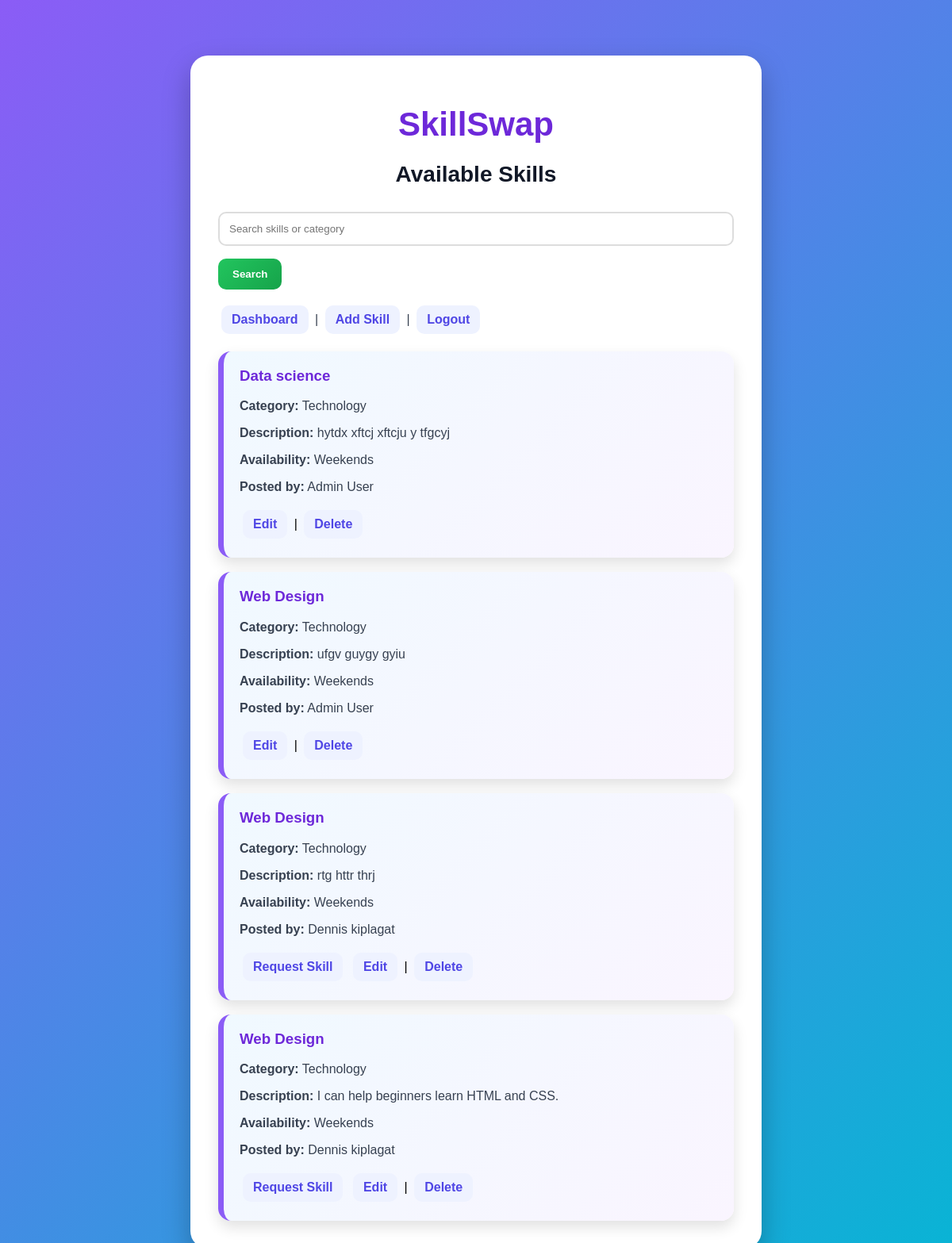
Page /skills.php (signed in) on the committed database.
### tables this page shows
CREATE TABLE `skills` (
  `skill_id` int(11) NOT NULL,
  `user_id` int(11) NOT NULL,
  `skill_title` varchar(100) NOT NULL,
  `category` varchar(80) NOT NULL,
  `description` text NOT NULL,
  `availability` varchar(100) NOT NULL,
  `created_at` timestamp NOT NULL DEFAULT current_timestamp()
);

CREATE TABLE `users` (
  `user_id` int(11) NOT NULL,
  `full_name` varchar(100) NOT NULL,
  `email` varchar(120) NOT NULL,
  `password` varchar(255) NOT NULL,
  `role` enum('admin','member') DEFAULT 'member',
  `created_at` timestamp NOT NULL DEFAULT current_timestamp()
);

### includes/auth.php (called while the page is built, shortened)
<?php
function clean($text) {
    return htmlspecialchars($text, ENT_QUOTES, 'UTF-8');
}
?>

### skills.php (the view, shortened to what this page needs)
<?php
require "config/db.php";
require "includes/auth.php";
$search = "";
$stmt = $pdo->prepare("
    SELECT skills.*, users.full_name
    FROM skills
    JOIN users ON skills.user_id = users.user_id
    WHERE skill_title LIKE ? OR category LIKE ?
    ORDER BY skills.created_at DESC
");
$searchTerm = "%$search%";
$stmt->execute([$searchTerm, $searchTerm]);
$skills = $stmt->fetchAll(PDO::FETCH_ASSOC);
?>
<?php include "includes/header.php"; ?>
<h2>Available Skills</h2>
<form method="GET">
    <input type="text"
           name="search"
           placeholder="Search skills or category"
           value="<?php echo clean($search); ?>">
    <button type="submit">Search</button>
</form>
<p>
    <a href="dashboard.php">Dashboard</a> |
    <a href="add_skill.php">Add Skill</a> |
    <a href="logout.php">Logout</a>
</p>
<?php foreach ($skills as $skill): ?>
    <div class="card">
        <h3><?php echo clean($skill['skill_title']); ?></h3>
        <p><strong>Category:</strong> <?php echo clean($skill['category']); ?></p>
        <p><strong>Description:</strong> <?php echo clean($skill['description']); ?></p>
        <p><strong>Availability:</strong> <?php echo clean($skill['availability']); ?></p>
        <p><strong>Posted by:</strong> <?php echo clean($skill['full_name']); ?></p>
    <?php if ($skill['user_id'] != $_SESSION['user_id']): ?>
    <a href="request_skill.php?id=<?php echo $skill['skill_id']; ?>">Request Skill</a>
<?php endif; ?>
        <?php if ($skill['user_id'] == $_SESSION['user_id'] || $_SESSION['role'] === 'admin'): ?>
            <a href="edit_skill.php?id=<?php echo $skill['skill_id']; ?>">Edit</a> |
            <a href="delete_skill.php?id=<?php echo $skill['skill_id']; ?>"
               onclick="return confirm('Are you sure you want to delete this skill?');">
               Delete
            </a>
        <?php endif; ?>
    </div>
<?php endforeach; ?>
<?php include "includes/footer.php"; ?>

### includes/header.php (shortened to what this page needs)
<?php
require_once "includes/auth.php";
?>
<!DOCTYPE html>
<html>
<head>
    <link rel="stylesheet" href="public/style.css">
</head>
<body>
<div class="container">
    <h1>SkillSwap</h1>

### includes/footer.php
</div>
</body>
</html>

### public/style.css (style rules this page uses)
body { font-family: Arial, sans-serif; background: linear-gradient(135deg, #8b5cf6, #06b6d4); margin: 0; min-height: 100vh; }
.container { width: 650px; margin: 70px auto; background: white; padding: 35px; border-radius: 22px; box-shadow: 0 15px 35px rgba(0,0,0,0.25); }
h1 { text-align: center; font-size: 42px; color: #6d28d9; margin-bottom: 10px; }
h2 { text-align: center; font-size: 28px; color: #111827; }
p { color: #374151; font-size: 16px; }
a { display: inline-block; background: #eef2ff; color: #4f46e5; padding: 9px 13px; margin: 4px; border-radius: 10px; text-decoration: none; font-weight: bold; }
input, textarea { width: 100%; padding: 12px; margin: 7px 0 16px 0; border: 2px solid #ddd; border-radius: 10px; box-sizing: border-box; }
button { background: linear-gradient(135deg, #22c55e, #16a34a); color: white; border: none; padding: 12px 18px; border-radius: 10px; font-weight: bold; cursor: pointer; }
.card { background: linear-gradient(135deg, #f0f9ff, #faf5ff); padding: 20px; margin-top: 18px; border-radius: 16px; border-left: 7px solid #8b5cf6; box-shadow: 0 8px 18px rgba(0,0,0,0.12); }
.card h3 { color: #6d28d9; margin-top: 0; }

### rows in the picture
skills: skill_title "Data science", category "Technology", description "hytdx xftcj xftcju y tfgcyj", availability "Weekends", user.full_name "Admin User"
skills: skill_title "Web Design", category "Technology", description "ufgv guygy gyiu", availability "Weekends", user.full_name "Admin User"
skills: skill_title "Web Design", category "Technology", description "rtg httr thrj", availability "Weekends", user.full_name "Dennis kiplagat"
skills: skill_title "Web Design", category "Technology", description "I can help beginners learn HTML and CSS.", availability "Weekends", user.full_name "Dennis kiplagat"
